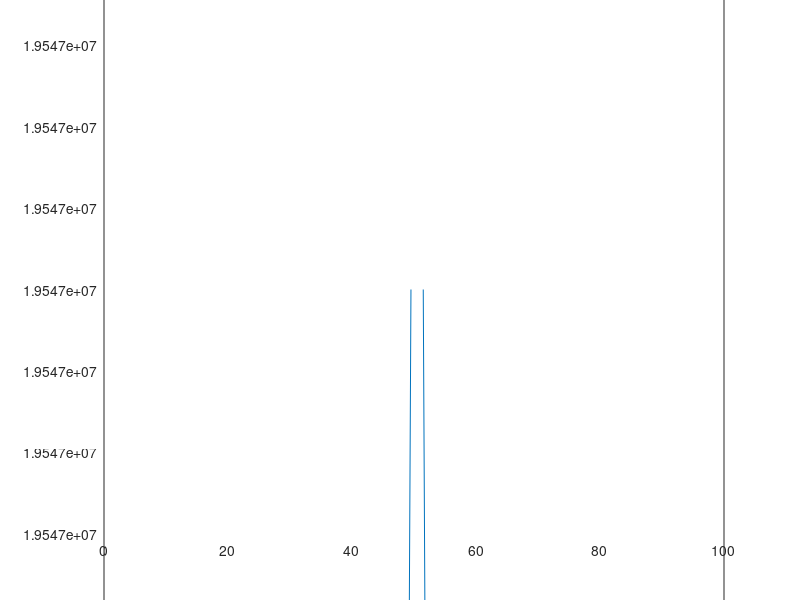
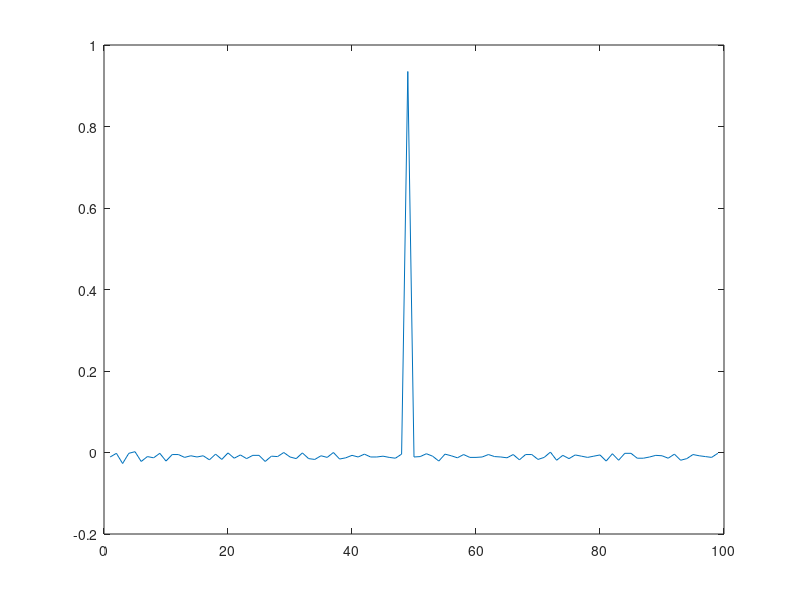

Recreate these plots in MATLAB, in order. (Note: this script raises an error after producing the figures.)
% Import data in Matlab and graph observed DDs
[newdata] = importdata('CycleSlipsDataSun.txt', '	', 1);
idata = newdata.data;

threshold = 3.8*1e-2; % [m]
lambda = 19*1e-2; % [m]

% For each epoch compute differences between observed DDs and approximated DDs (residual DDs) and graph them

difference = zeros(100,2);
for i=1:100
    difference(i,1) = i;
    difference(i,2)=idata(i,2)-idata(i,3);
end


figure
plot(difference(:,1),difference(:,2))

% Compute differences between consecutive epochs of residual DDs (hint: diff or for cycle) and graph them
difference_epoch(:,2) = diff(difference(:,2));
for i=1:99
    difference_epoch(i,1)=i;
end

figure
plot(difference_epoch(:,1),difference_epoch(:,2))


% Identify cycle slips and repair them (hint: just one for cycle with both the actions)

new_DD = idata;
new_difference = difference;
new_difference_epoch = difference_epoch;
while(true)
    [new_DD, cycle_slip] = correct_cycle_slip(new_DD,new_difference_epoch,lambda,threshold);

    for i=1:100
    new_difference(i,1) = i;
    new_difference(i,2)=new_DD(i,2)-idata(i,3);
    end

    new_difference_epoch(:,2) = diff(new_difference(:,2));
    for i=1:99
        new_difference_epoch(i,1)=i;
    end

    if cycle_slip==false
        break
    end
   
end


figure
plot(new_difference(:,1),new_difference(:,2))

